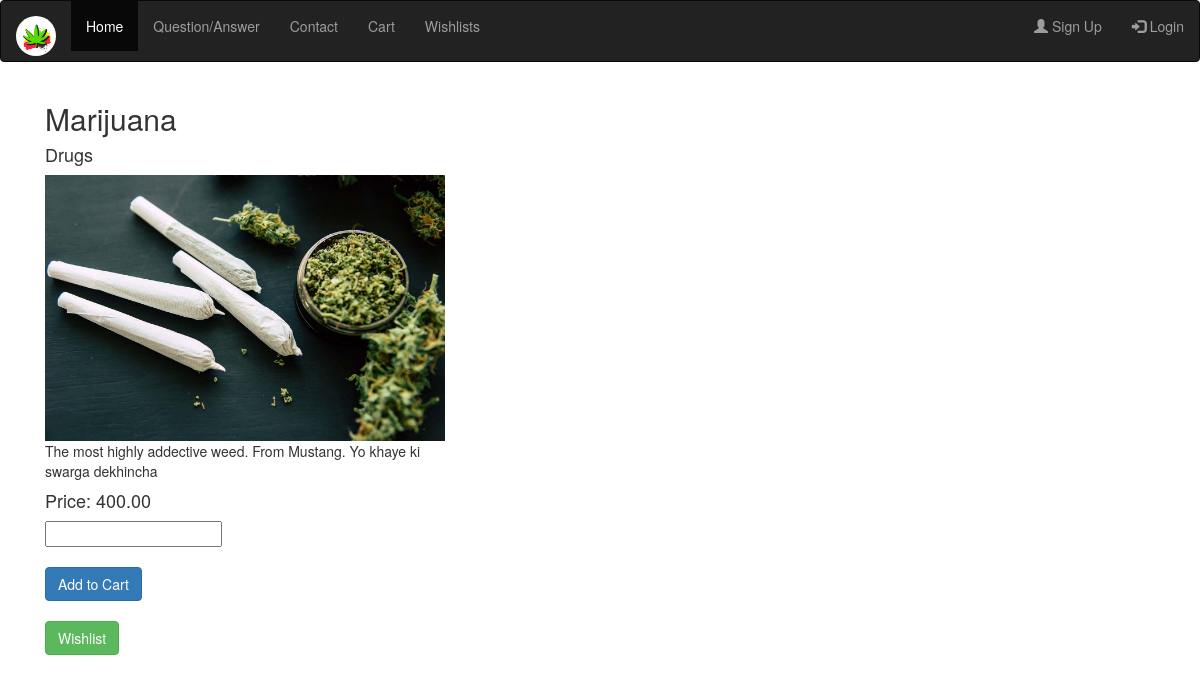
The page /product.php?get_product_id=3 on the database its author committed.
### tables this page shows
CREATE TABLE `product` (
  `product_id` int(11) NOT NULL,
  `admin_id` int(11) DEFAULT NULL,
  `category_id` int(11) DEFAULT NULL,
  `category_name` varchar(255) DEFAULT NULL,
  `product_name` varchar(255) DEFAULT NULL,
  `product_image` varchar(255) NOT NULL,
  `product_details` longtext NOT NULL,
  `product_price` decimal(10,2) NOT NULL
);

### session.php (called while the page is built, shortened)
<?php
    if(!isset($_SESSION["username"])){
        $session_flag = 0;
    }
    else{
        $session_flag = 1;
    }
?>

### product.php (the view, shortened to what this page needs)
<?php
include("./conn.php");
include("./session.php");
$sess_Username = $_SESSION["username"];
$get_product_id = $_GET["get_product_id"];
$product_list_query = $mysql->query("select * from product where product_id='$get_product_id';");
while($row = $product_list_query->fetch_assoc()){
    $category_name = $row["category_name"];
    $product_name = $row["product_name"];
    $product_image = $row["product_image"];
    $product_details = $row["product_details"];
    $product_price = $row["product_price"];
}
?>
<!DOCTYPE html>
<html lang="en">
<head>
    <link rel="stylesheet" href="https://maxcdn.bootstrapcdn.com/bootstrap/3.4.1/css/bootstrap.min.css">
</head>
<body>
<nav class="navbar navbar-inverse">
    <div class="container-fluid">
        <div class="navbar-header">
            <a class="navbar-brand" id="img_logo" href="#">
                <img src="weed-logo.jpg" alt="Logo" style="width:40px;" class="rounded-pill">
            </a>
        </div>
        <ul class="nav navbar-nav">
            <li class="active"><a href="index.php">Home</a></li>
            <li><a href="answer.php">Question/Answer</a></li>
            <li><a href="contact.php">Contact</a></li>
            <li><a href="cart.php">Cart</a></li>
            <li><a href="wishlists.php">Wishlists</a></li>
        </ul>
        <ul class="nav navbar-nav navbar-right">
            <?php
                if($session_flag == 0){
                    ?>
            <li><a href="./register.php"><span class="glyphicon glyphicon-user"></span> Sign Up</a></li>
            <li><a href="./login.php"><span class="glyphicon glyphicon-log-in"></span> Login</a></li>
            <?php
                }
                else{
                    ?>
            <li><a href="./register.php"><span class="glyphicon glyphicon-user"></span>Welcome, <?php echo $sess_Username;?> </a></li>
            <li><a href="./logout.php"><span class="glyphicon glyphicon-log-in"></span> Logout</a></li>
                    <?php
                }
            ?>
        </ul>
    </div>
</nav>
<div class="container">
<div class="container mt-3">
    <div class="card-group d-flex flex-wrap">
    <h2><?php echo $product_name;?></h2>
        <h4 class="card-title"><?php echo $category_name;?></h4>
        <div class="card" style="width:400px">
            <img class="card-img-top" src="./product_image/<?php echo $product_image;?>" alt="Card image" style="width:100%">
            <div class="card-body">
                <p class="card-text"><?php echo $product_details;?></p>
                <h4>Price: <?php echo $product_price;?></h4>
                <form action="" method="post">
                    <input type="number" name="quantity" required>
                    <br><br>
                    <input type="submit" name="addtocart" value="Add to Cart" class="btn btn-primary">
                </form>
                <form action="" method="post">
                    <br>
                    <input type="submit" name="wishlist" value="Wishlist" class="btn btn-success">
                </form>
            </div>
        </div>
    </div>
</div>
</body>
</html>

### product.php (style rules this page uses)
#img_logo { margin-bottom: 10px; }
#img_logo img { border-radius: 100%; }

### rows shown on the page
product: product_name "Marijuana", category_name "Drugs", product_image (picture), product_details "The most highly addective weed. From Mustang. Yo khaye ki swarga dekhincha", product_price "400.00"
